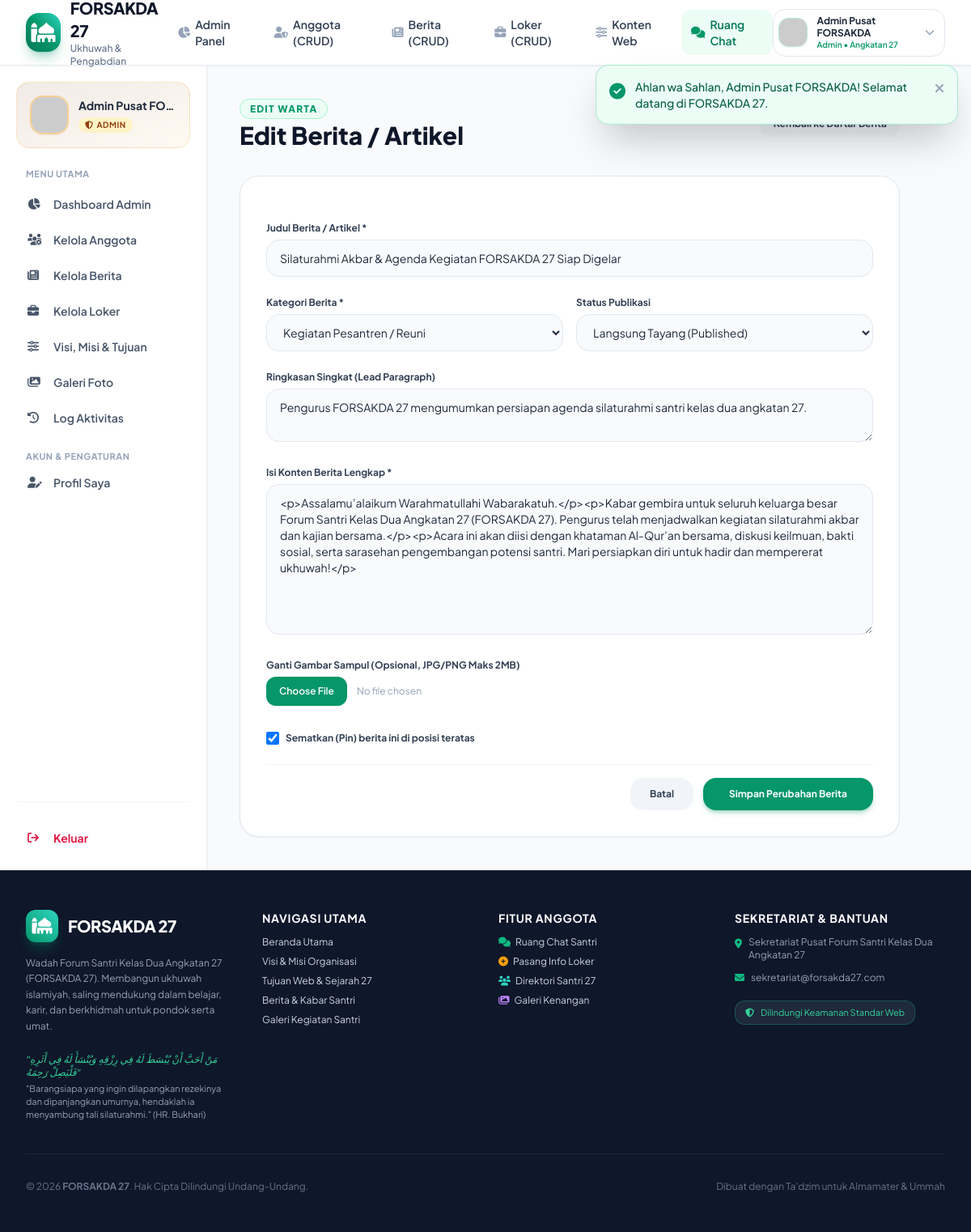
/views/admin/berita-edit.php?id=1 (signed in), run on the app's committed database.
### tables this page shows
CREATE TABLE IF NOT EXISTS `news` (
  `id` INT AUTO_INCREMENT PRIMARY KEY,
  `user_id` INT NOT NULL,
  `judul` VARCHAR(255) NOT NULL,
  `slug` VARCHAR(255) NOT NULL,
  `kategori` VARCHAR(50) DEFAULT 'Berita',
  `ringkasan` TEXT NULL,
  `konten` LONGTEXT NOT NULL,
  `gambar` VARCHAR(255) NULL,
  `status` ENUM('published', 'draft') DEFAULT 'published',
  `is_pinned` TINYINT(1) DEFAULT 0,
  `views` INT DEFAULT 0,
  `created_at` DATETIME DEFAULT CURRENT_TIMESTAMP,
  `updated_at` DATETIME DEFAULT CURRENT_TIMESTAMP ON UPDATE CURRENT_TIMESTAMP,
  INDEX (`user_id`),
  INDEX (`slug`),
  INDEX (`status`),
  INDEX (`is_pinned`)
);

### config/security.php (called while the page is built, shortened)
<?php
function e(?string $data): string {
    return htmlspecialchars($data, ENT_QUOTES | ENT_SUBSTITUTE, 'UTF-8');
}

### views/admin/berita-edit.php (the view, shortened to what this page needs)
<?php
require_once __DIR__ . '/../../config/security.php';
$pdo = Database::getConnection();
$id = (int)($_GET['id'] ?? 0);
$stmt = $pdo->prepare("SELECT * FROM news WHERE id = :id LIMIT 1");
$stmt->execute([':id' => $id]);
$news = $stmt->fetch();
require_once __DIR__ . '/../../includes/header.php';
?>
<div class="flex-1 flex flex-col md:flex-row bg-slate-50 dark:bg-slate-950">
    <?php require_once __DIR__ . '/../../includes/sidebar.php'; ?>
    <main class="flex-1 p-6 sm:p-10 space-y-8 overflow-y-auto max-w-4xl">
        <div class="flex items-center justify-between">
            <div>
                <span class="text-xs font-extrabold uppercase tracking-widest text-brand-600 bg-brand-50 px-3 py-1 rounded-full border border-brand-200">
                    Edit Warta
                </span>
                <h1 class="text-2xl sm:text-3xl font-black text-slate-900 dark:text-white mt-1">
                    Edit Berita / Artikel
                </h1>
            </div>
            <a href="<?php echo BASE_URL; ?>/views/admin/berita.php" class="px-4 py-2 bg-slate-100 dark:bg-slate-800 text-slate-700 dark:text-slate-300 font-bold rounded-xl text-xs hover:bg-slate-200">
            </a>
        </div>
        <div class="bg-white dark:bg-slate-900 rounded-3xl p-6 sm:p-8 border border-slate-200 dark:border-slate-800 shadow-sm">
            <form method="POST" action="<?php echo BASE_URL; ?>/actions/news_process.php" enctype="multipart/form-data" class="space-y-6">
                <div>
                    <label class="block text-xs font-bold text-slate-700 dark:text-slate-300 mb-1.5">
                        Judul Berita / Artikel *
                    </label>
                    <input type="text" name="judul" value="<?php echo e($news['judul']); ?>" required class="w-full px-4 py-3 bg-slate-50 dark:bg-slate-800 border border-slate-200 dark:border-slate-700 rounded-2xl text-xs sm:text-sm focus:outline-none focus:border-brand-500 text-slate-800 dark:text-slate-100">
                </div>
                <div class="grid grid-cols-1 sm:grid-cols-2 gap-4">
                    <div>
                        <label class="block text-xs font-bold text-slate-700 dark:text-slate-300 mb-1.5">
                            Kategori Berita *
                        </label>
                        <select name="kategori" required class="w-full px-4 py-3 bg-slate-50 dark:bg-slate-800 border border-slate-200 dark:border-slate-700 rounded-2xl text-xs sm:text-sm focus:outline-none focus:border-brand-500 text-slate-800 dark:text-slate-100">
                            <option value="Kegiatan" <?php echo ($news['kategori'] === 'Kegiatan') ? 'selected' : ''; ?>>Kegiatan Pesantren / Reuni</option>
                        </select>
                    </div>
                    <div>
                        <label class="block text-xs font-bold text-slate-700 dark:text-slate-300 mb-1.5">
                            Status Publikasi
                        </label>
                        <select name="status" class="w-full px-4 py-3 bg-slate-50 dark:bg-slate-800 border border-slate-200 dark:border-slate-700 rounded-2xl text-xs sm:text-sm focus:outline-none focus:border-brand-500 text-slate-800 dark:text-slate-100">
                            <option value="published" <?php echo ($news['status'] === 'published') ? 'selected' : ''; ?>>Langsung Tayang (Published)</option>
                        </select>
                    </div>
                </div>
                <div>
                    <label class="block text-xs font-bold text-slate-700 dark:text-slate-300 mb-1.5">
                        Ringkasan Singkat (Lead Paragraph)
                    </label>
                    <textarea name="ringkasan" rows="2" class="w-full px-4 py-3 bg-slate-50 dark:bg-slate-800 border border-slate-200 dark:border-slate-700 rounded-2xl text-xs sm:text-sm focus:outline-none focus:border-brand-500 text-slate-800 dark:text-slate-100"><?php echo e($news['ringkasan']); ?></textarea>
                </div>
                <div>
                    <label class="block text-xs font-bold text-slate-700 dark:text-slate-300 mb-1.5">
                        Isi Konten Berita Lengkap *
                    </label>
                    <textarea name="konten" rows="8" required class="w-full px-4 py-3 bg-slate-50 dark:bg-slate-800 border border-slate-200 dark:border-slate-700 rounded-2xl text-xs sm:text-sm focus:outline-none focus:border-brand-500 text-slate-800 dark:text-slate-100"><?php echo e($news['konten']); ?></textarea>
                </div>
                <div>
                    <label class="block text-xs font-bold text-slate-700 dark:text-slate-300 mb-1.5">
                        Ganti Gambar Sampul (Opsional, JPG/PNG Maks 2MB)
                    </label>
                    <input type="file" name="gambar" accept="image/png, image/jpeg, image/webp" class="w-full text-xs text-slate-400 file:mr-3 file:py-2.5 file:px-4 file:rounded-xl file:border-0 file:text-xs file:font-semibold file:bg-brand-600 file:text-white hover:file:bg-brand-500">
                </div>
                <div class="flex items-center gap-2 pt-2">
                    <input type="checkbox" id="is_pinned" name="is_pinned" value="1" <?php echo $news['is_pinned'] ? 'checked' : ''; ?> class="w-4 h-4 text-brand-600 rounded">
                    <label for="is_pinned" class="text-xs font-bold text-slate-700 dark:text-slate-300 cursor-pointer">
                        Sematkan (Pin) berita ini di posisi teratas
                    </label>
                </div>
                <div class="pt-4 border-t border-slate-100 dark:border-slate-800 flex justify-end gap-3">
                    <a href="<?php echo BASE_URL; ?>/views/admin/berita.php" class="px-6 py-3 bg-slate-100 dark:bg-slate-800 text-slate-700 dark:text-slate-300 font-bold rounded-2xl text-xs hover:bg-slate-200 transition">
                        Batal
                    </a>
                    <button type="submit" class="px-8 py-3 bg-brand-600 hover:bg-brand-500 text-white font-bold rounded-2xl text-xs transition shadow-md shadow-brand-600/30">
                        Simpan Perubahan Berita
                    </button>
                </div>
            </form>
        </div>
    </main>
</div>
<?php require_once __DIR__ . '/../../includes/footer.php'; ?>

### assets/css/custom.css (style rules this page uses)
:root { --primary: #059669; --primary-dark: #064e3b; --accent: #d97706; }
body { font-family: 'Plus Jakarta Sans', -apple-system, BlinkMacSystemFont, 'Segoe UI', Roboto, sans-serif; }

### data on the page
news: judul "Silaturahmi Akbar & Agenda Kegiatan FORSAKDA 27 Siap Digelar", kategori "Kegiatan Pesantren / Reuni", status "Langsung Tayang (Published)", ringkasan "Pengurus FORSAKDA 27 mengumumkan persiapan agenda silaturahmi santri kelas dua angkatan 27.", konten "<p>Assalamu’alaikum Warahmatullahi Wabarakatuh.</p><p>Kabar gembira untuk seluruh keluarga besar Forum Santri Kelas Dua Angkatan 27 (FORSAKDA 27). Pengurus telah menjadwalkan kegiatan silaturahmi akbar dan kajian bersama.</p><p>Acara ini akan diisi dengan khataman Al-Qur’an bersama, diskusi keilmuan, bakti sosial, serta sarasehan pengembangan potensi santri. Mari persiapkan diri untuk hadir dan mempererat ukhuwah!</p>", is_pinned "☑"

### other printed values
$message "Ahlan wa Sahlan, Admin Pusat FORSAKDA! Selamat datang di FORSAKDA 27."
$currentUser['nama'] "Admin Pusat FORSAKDA"
$currentUser['role'] "Admin"
$user['nama'] "Admin Pusat FO…"
$user['role'] "ADMIN"
APP_NAME "FORSAKDA 27"
